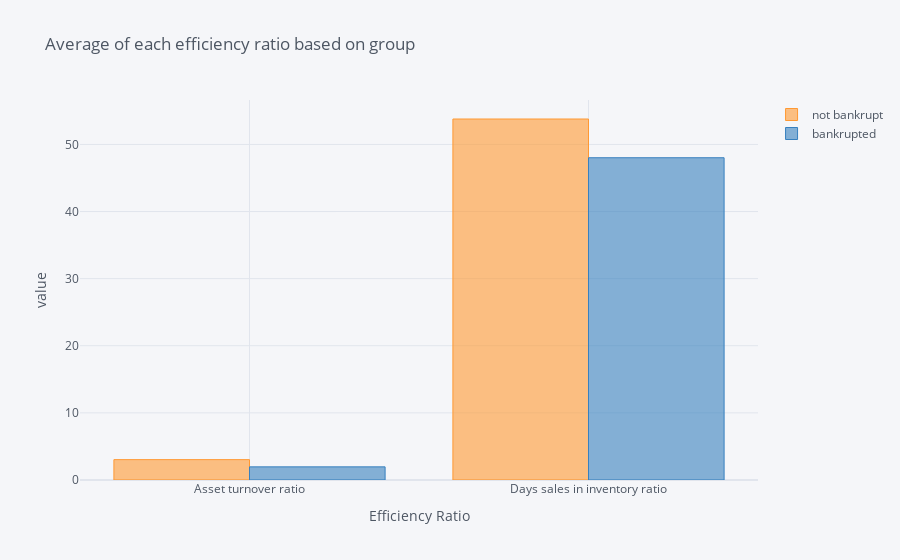

This figure's notebook cell:
### Markdown cell above
### Efficiency ratio mean
Efficiency mean ratio of tidy data is different to that of untidy data. It is found that for the tidy data asset turnover ratio is drop by 2.66 for not bankrupt companies. Similarly, drop by the value 34,52725 for the not bankrupt companies can be experience in days sales in inventory ratio. Below figure shows, the graph for Efficiency ratio mean.

### Code cell
c = selected_data.groupby("bankrupt status").mean().iloc[:,5:7].T.rename({0:"not bankrupt", 1:'bankrupted'}, axis=1)
c.iplot(kind='bar', title = "Average of each efficiency ratio based on group",
       xTitle = 'Efficiency Ratio', yTitle="value")

### Figure 1 — Plotly figure (JSON) as saved in the notebook; plotly's stock layout.template omitted (floating-point values rounded to 4 significant figures)
{"data": [{"marker": {"color": "rgba(255, 153, 51, 0.6)", "line": {"color": "rgba(255, 153, 51, 1.0)", "width": 1}}, "name": "not bankrupt", "orientation": "v", "text": "", "type": "bar", "x": ["Asset turnover ratio", "Days sales in inventory ratio"], "y": [3.035, 53.79]}, {"marker": {"color": "rgba(55, 128, 191, 0.6)", "line": {"color": "rgba(55, 128, 191, 1.0)", "width": 1}}, "name": "bankrupted", "orientation": "v", "text": "", "type": "bar", "x": ["Asset turnover ratio", "Days sales in inventory ratio"], "y": [1.958, 48.01]}], "layout": {"legend": {"bgcolor": "#F5F6F9", "font": {"color": "#4D5663"}}, "paper_bgcolor": "#F5F6F9", "plot_bgcolor": "#F5F6F9", "title": {"font": {"color": "#4D5663"}, "text": "Average of each efficiency ratio based on group"}, "xaxis": {"gridcolor": "#E1E5ED", "showgrid": true, "tickfont": {"color": "#4D5663"}, "title": {"font": {"color": "#4D5663"}, "text": "Efficiency Ratio"}, "zerolinecolor": "#E1E5ED"}, "yaxis": {"gridcolor": "#E1E5ED", "showgrid": true, "tickfont": {"color": "#4D5663"}, "title": {"font": {"color": "#4D5663"}, "text": "value"}, "zerolinecolor": "#E1E5ED"}}}
